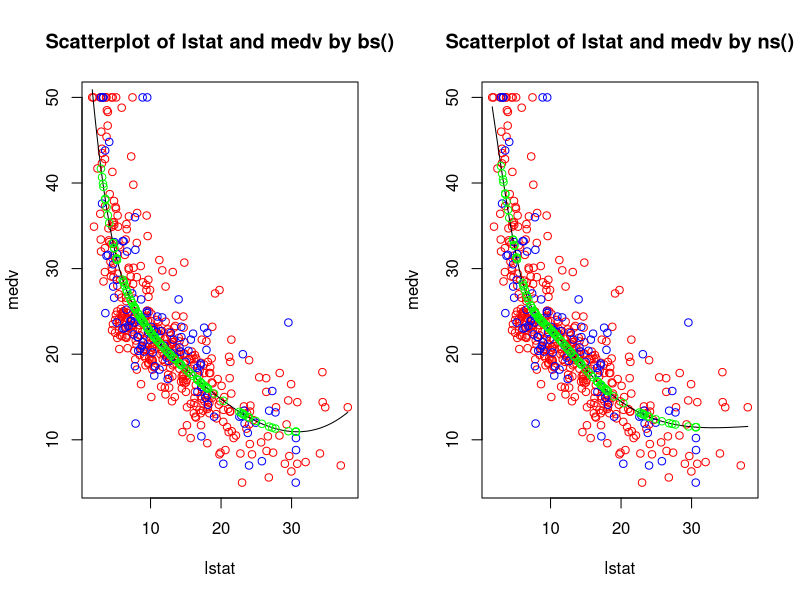

Write R code to recreate this figure.
rm(list=ls())
library(MASS)
library(splines)
data = Boston
attach(data)
X = data$lstat
Y = data$medv
train_index = sample(1:506,size = 400)
train = data[train_index,]
test = data[-train_index,]
X_train = train$lstat
X_test = test$lstat
y_train = train$medv
y_test = test$medv
par(mfrow=c(1,2))
#bs()
model1 = lm(medv ~ bs(lstat,df=5),data=train)
pred = predict(model1,newdata = test)
plot(X_train,y_train,col='Red',xlab = 'lstat',ylab='medv',main = 'Scatterplot of lstat and medv by bs()')
points(X_test,y_test,col='blue')
nd=seq(min(data$lstat),max(data$lstat),length.out=200)
pred_nd = predict(model1,newdata = data.frame(lstat=nd))
lines(nd,pred_nd)
points(X_test,pred,col='green')
#ns()
model2 = lm(medv ~ ns(lstat,df=5),data=train)
pred2 = predict(model2,newdata = test)
plot(X_train,y_train,col='Red',xlab = 'lstat',ylab='medv',main = 'Scatterplot of lstat and medv by ns()')
points(X_test,y_test,col='blue')
nd2=seq(min(data$lstat),max(data$lstat),length.out=200)
pred_nd2 = predict(model2,newdata = data.frame(lstat=nd2))
lines(nd2,pred_nd2)
points(X_test,pred2,col='green')

#HW 
#split the data set in k folds and find the best hyper parameter from 5 to 25
#find the test mse for the best degrees of freedom and plot hte graph